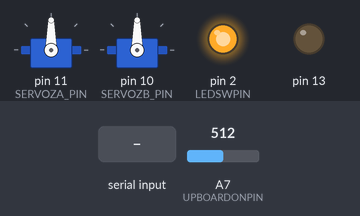
Bench run of a sketch on a simulated Arduino Nano, built with avr-gcc and run on an emulated ATmega328P. Parts: 2 × servo, output pins drawn as LEDs (lit = HIGH). Inputs (shaded band) come from the test bench; at power-on: A7 (UPBOARDONPIN) = 512.

Above: at 1.2 s.
1.3 s: A7 (UPBOARDONPIN) set to 416
2.8 s: A7 (UPBOARDONPIN) set to 393
At 3.2 s:
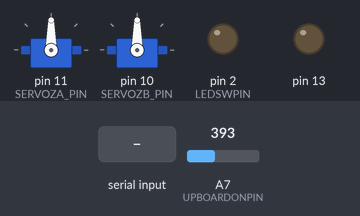
4.3 s: "90,45\n" received over Serial
5.8 s: "g90\n" received over Serial
At 7.3 s:
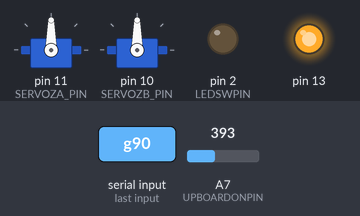
Timing chart, 0 to 8.3 s (numbered marks = the images above; inputs shaded):
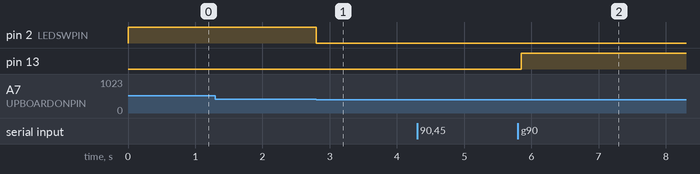

The sketch:

sculp_two_1.ino
```cpp
/*
 * Sculpture 2 . controls two 6v small actuators via pwm  small actuators go from 50 to 120 when servo.write
 */
#include <Servo.h>

#define SERVOLOW 50               // defensive state
#define SERVOHIGH 140             // relaxed state
#define BUFFSIZE 32
#define UPBOARDONPIN A7       //reads 3.3v on UP-board to see if booted up
#define LEDSWPIN 2            // switches mosfet control for LEDs
// servo drive pins **************
#define SERVOZA_PIN 11
#define SERVOZB_PIN 10

char inString[BUFFSIZE];          // Serial command buffer
bool serialEcho = false;          // do, or do not, repeat after me

Servo servo_za, servo_zb ;

int curr_x, curr_y, curr_z;

bool beat = false;                //debug LED to know we are still looping

void setup() {

  Serial.begin(115200);  //connect to serial
  // servo connect setup ***********************
  servo_za.attach(SERVOZA_PIN);
  servo_zb.attach(SERVOZB_PIN);

  pinMode(LEDSWPIN,OUTPUT);
  pinMode(13,OUTPUT);

 // goHome();
}

void loop() {
  if(serialCheck()){ commandParser(inString);}
  if(analogRead(UPBOARDONPIN) > 400){
    digitalWrite(LEDSWPIN, HIGH);}
  else{digitalWrite(LEDSWPIN, LOW);}
}

// servo action handlers ************************************************************
void moveSculpt(){

  int twitch =0;
  servo_zb.write(curr_z);
  /*
  if(curr_x > 320){twitch =map(curr_x,321,640,10,0);  }
  else if(curr_x < 320){twitch = map(curr_x,319,0,10,0);}
  int z_twitch = curr_z + twitch;
  if(z_twitch < SERVOLOW){z_twitch = SERVOLOW;}
  else if(z_twitch > SERVOHIGH){z_twitch = SERVOHIGH;}
  */
  servo_za.write(curr_z);
}


// our regular serial functions *****************************
bool serialCheck() {
  int i=0;
  if (Serial.available()) {
    delay(50);
    while(Serial.available()) {
      inString[i++] = Serial.read();
    }
    inString[i++]='\0';

  digitalWrite(13,HIGH);

    if (serialEcho) {
      Serial.println(inString);
    }
    //commandParser(inString);
    return true;
  }
  digitalWrite(13,LOW);
  return false;
}

void commandParser(char * command){
  int i =0;
  if(command[i] == 'h'){delay(1);} // home command
  else if(command[i] == 'q'){delay(1);}
  else if(command[i] == 's'){delay(1);}
  else if(command[i] == 'g'){
    char one_str[11]={}; int x =0; long one_l = 0;
    char two_str[11]={}; int y =0; long two_l =0;
    char three_str[11]={};  int z =0; long three_l =0;
    while(command[i] != '/' && i<BUFFSIZE) {
      i++;
      one_str[x] = command[i];
      x++;
    }
    one_str[x+1] = '\0';
    one_l = atol(one_str);

    i++;  // skip the forward slash

    while(command[i] != '/' && i<BUFFSIZE) {
      two_str[y] = command[i];
      i++;
      y++;
    }
    two_str[y+1] = '\0';
    two_l = atol(two_str);

    i++;  // skip the forward slash

    while(command[i] != '/' && i<BUFFSIZE) {
      three_str[z] = command[i];
      i++;
      z++;
    }
    three_str[z+1] = '\0';
    three_l = atol(three_str);


    curr_x = int(one_l); //map(int(one_l),640,0,400,600);
   // curr_z = int(two_l);            //map(int(two_l),640,2400,0,300);
    curr_y = int(three_l); //map(int(three_l),0,480,600,400);

    int inz = int(two_l);
    if(inz > 1600){ inz = 1600;}
    else if(inz <650){inz = 650;}
    curr_z = map(inz,650,1600,SERVOLOW,SERVOHIGH);
   // servo_za.write(curr_x);
   // servo_zb.write(curr_y);

    moveSculpt();

  }
} // end commandParser()
```

Measured:
- the behaviour switches between 401 and 400 on A7 (UPBOARDONPIN) (found by bisection; images 0 and 1)
- after the input at 1.3 s, every drawn part: stays the same
- after the input at 2.8 s, pin 2 (LEDSWPIN): HIGH → LOW at once
- after the input at 5.8 s, pin 13: LOW → HIGH after 0.05 s
